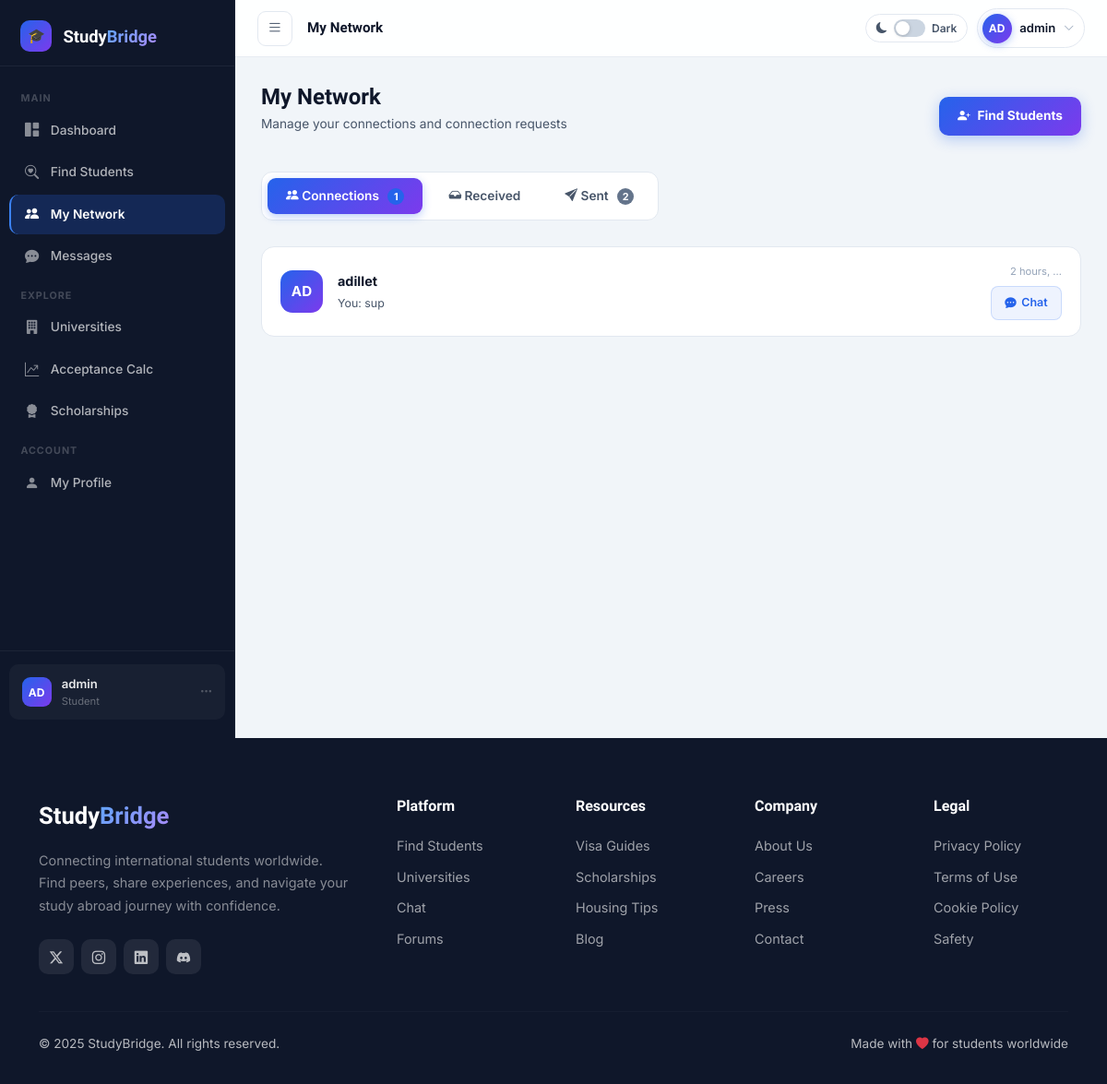
/connections/ (signed in), run on the app's committed database.
### accounts/models.py (models this page shows, shortened)
class User(AbstractUser):
    STUDY_LEVEL_CHOICES = [
        ('bachelor', "Bachelor's Degree"),
        ('master', "Master's Degree"),
        ('phd', 'PhD'),
        ('exchange', 'Exchange Student'),
        ('language', 'Language Course'),
    ]
    YEAR_CHOICES = [
        ('1', '1st Year'),
        ('2', '2nd Year'),
        ('3', '3rd Year'),
        ('4', '4th Year'),
        ('5', '5th Year+'),
        ('grad', 'Graduate'),
    ]
    email = models.EmailField(unique=True)
    full_name = models.CharField(max_length=150, blank=True)
    country_of_origin = models.CharField(max_length=100, blank=True)
    current_country = models.CharField(max_length=100, blank=True)
    university = models.CharField(max_length=200, blank=True)
    study_level = models.CharField(max_length=20, choices=STUDY_LEVEL_CHOICES, blank=True)
    year_of_study = models.CharField(max_length=10, choices=YEAR_CHOICES, blank=True)
    field_of_study = models.CharField(max_length=150, blank=True)
    bio = models.TextField(max_length=500, blank=True)
    avatar = models.ImageField(upload_to='avatars/', null=True, blank=True)
    is_verified = models.BooleanField(default=False)
    created_at = models.DateTimeField(auto_now_add=True)
    USERNAME_FIELD = 'email'
    REQUIRED_FIELDS = ['username']
    def get_display_name(self):
        return self.full_name or self.username
    def get_initials(self):
        name = self.get_display_name()
        parts = name.split()
        if len(parts) >= 2:
            return (parts[0][0] + parts[1][0]).upper()
        return name[:2].upper()

class Message(models.Model):
    sender = models.ForeignKey(User, on_delete=models.CASCADE, related_name='sent_messages')
    receiver = models.ForeignKey(User, on_delete=models.CASCADE, related_name='received_messages')
    content = models.TextField(max_length=2000)
    timestamp = models.DateTimeField(auto_now_add=True)
    is_read = models.BooleanField(default=False)
    class Meta:
        ordering = ['timestamp']

### accounts/views.py (the view)
# urls.py: path('connections/', av.connections_view, name='connections'),
@login_required
def connections_view(request):
    accepted_qs = ConnectionRequest.objects.filter(
        Q(from_user=request.user) | Q(to_user=request.user),
        status='accepted'
    ).select_related('from_user', 'to_user')
    connections = []
    for conn in accepted_qs:
        other = conn.to_user if conn.from_user == request.user else conn.from_user
        last_msg = Message.objects.filter(
            Q(sender=request.user, receiver=other) |
            Q(sender=other, receiver=request.user)
        ).order_by('-timestamp').first()
        unread = Message.objects.filter(sender=other, receiver=request.user, is_read=False).count()
        connections.append({'user': other, 'connection': conn, 'last_message': last_msg, 'unread': unread})
    pending_received = ConnectionRequest.objects.filter(
        to_user=request.user, status='pending'
    ).select_related('from_user')
    pending_sent = ConnectionRequest.objects.filter(
        from_user=request.user, status='pending'
    ).select_related('to_user')
    return render(request, 'students/connections.html', {
        'connections': connections,
        'pending_received': pending_received,
        'pending_sent': pending_sent,
        'active_page': 'connections',
        'page_title': 'My Network',
    })

### accounts/context_processors.py (called while the page is built)
def dashboard_context(request):
    if request.user.is_authenticated:
        pending_count = ConnectionRequest.objects.filter(
            to_user=request.user, status='pending'
        ).count()
        unread_count = Message.objects.filter(
            receiver=request.user, is_read=False
        ).count()
        return {
            'pending_requests_count': pending_count,
            'unread_messages_count': unread_count,
        }
    return {'pending_requests_count': 0, 'unread_messages_count': 0}

### templates/students/connections.html (shortened to what this page needs)
{% extends 'dashboard_base.html' %}
{% block main_content %}
<div style="display:flex;align-items:center;justify-content:space-between;margin-bottom:1.5rem;flex-wrap:wrap;gap:1rem;">
  <div>
    <h1 style="font-size:1.5rem;font-weight:800;color:var(--db-text);margin-bottom:.25rem;">My Network</h1>
    <p style="font-size:.855rem;color:var(--db-text-2);">Manage your connections and connection requests</p>
  </div>
  <a href="{% url 'find_students' %}" style="display:flex;align-items:center;gap:.5rem;padding:.65rem 1.25rem;border-radius:10px;background:var(--gradient-primary);color:#fff;text-decoration:none;font-size:.855rem;font-weight:700;box-shadow:0 4px 15px rgba(37,99,235,.3);">
    <i class="bi bi-person-plus-fill"></i> Find Students
  </a>
</div>
<div class="net-tabs">
  <button class="net-tab active" onclick="switchTab('connections', this)">
    <i class="bi bi-people-fill"></i> Connections
    {% if connections %}<span class="tab-badge" style="background:var(--primary);">{{ connections|length }}</span>{% endif %}
  </button>
  <button class="net-tab" onclick="switchTab('received', this)">
    <i class="bi bi-inbox-fill"></i> Received
  </button>
  <button class="net-tab" onclick="switchTab('sent', this)">
    <i class="bi bi-send-fill"></i> Sent
    {% if pending_sent %}<span class="tab-badge" style="background:#64748b;">{{ pending_sent|length }}</span>{% endif %}
  </button>
</div>
<div class="tab-panel active" id="tab-connections">
  {% if connections %}
    {% for item in connections %}
    <div class="connection-card" onclick="window.location='/students/{{ item.user.username }}/'">
      <div class="conn-avatar">{{ item.user.get_initials }}</div>
      <div class="conn-info">
        <div class="conn-name">{{ item.user.get_display_name }}</div>
        <div class="conn-last-msg">
          {% if item.last_message %}
            {% if item.last_message.sender == user %}You: {% endif %}{{ item.last_message.content|truncatechars:50 }}
          {% else %}
            {% if item.user.university %}{{ item.user.university }} · {% endif %}No messages yet
          {% endif %}
        </div>
      </div>
      <div class="conn-right">
        {% if item.last_message %}<div class="conn-time">{{ item.last_message.timestamp|timesince|truncatewords:2 }}</div>{% endif %}
        <a href="{% url 'chat' item.user.username %}" class="conn-chat-btn" onclick="event.stopPropagation()">
          <i class="bi bi-chat-dots-fill"></i> Chat
        </a>
      </div>
    </div>
    {% endfor %}
  {% endif %}
</div>
{% endblock %}

### templates/dashboard_base.html (shortened to what this page needs)
{% extends 'base.html' %}
{% block content %}
<aside class="sidebar" id="sidebar">
  <a href="{% url 'landing' %}" class="sidebar-logo">
    <div class="sidebar-logo-icon">🎓</div>
    <div class="sidebar-logo-text">Study<span>Bridge</span></div>
  </a>
  <nav class="sidebar-nav">
    <div class="sidebar-section-label">Main</div>
    <a href="{% url 'dashboard' %}" class="sidebar-link {% if active_page == 'dashboard' %}active{% endif %}">
      <i class="bi bi-grid-1x2-fill"></i> Dashboard
    </a>
    <a href="{% url 'find_students' %}" class="sidebar-link {% if active_page == 'find_students' %}active{% endif %}">
      <i class="bi bi-search-heart"></i> Find Students
    </a>
    <a href="{% url 'connections' %}" class="sidebar-link {% if active_page == 'connections' %}active{% endif %}">
      <i class="bi bi-people-fill"></i> My Network
    </a>
    <a href="{% url 'messages_inbox' %}" class="sidebar-link {% if active_page == 'messages' %}active{% endif %}">
      <i class="bi bi-chat-dots-fill"></i> Messages
    </a>
    <div class="sidebar-section-label">Explore</div>
    <a href="{% url 'universities' %}" class="sidebar-link {% if active_page == 'universities' %}active{% endif %}"><i class="bi bi-building-fill"></i> Universities</a>
    <a href="{% url 'calculator' %}" class="sidebar-link {% if active_page == 'calculator' %}active{% endif %}"><i class="bi bi-graph-up-arrow"></i> Acceptance Calc</a>
    <a href="{% url 'scholarships' %}" class="sidebar-link {% if active_page == 'scholarships' %}active{% endif %}"><i class="bi bi-award-fill"></i> Scholarships</a>
    <div class="sidebar-section-label">Account</div>
    <a href="{% url 'edit_profile' %}" class="sidebar-link {% if active_page == 'profile' %}active{% endif %}"><i class="bi bi-person-fill"></i> My Profile</a>
  </nav>
  <div class="sidebar-footer">
    <div class="sidebar-user-mini" onclick="toggleDropdown()">
      <div class="s-avatar">{{ user.get_initials }}</div>
      <div style="flex:1;min-width:0;">
        <div class="sidebar-user-name">{{ user.get_display_name }}</div>
        <div class="sidebar-user-role">Student</div>
      </div>
      <i class="bi bi-three-dots" style="color:rgba(255,255,255,.25);font-size:.85rem;"></i>
    </div>
  </div>
</aside>
<div class="main-wrapper" id="mainWrapper">
  <header class="db-header">
    <button class="burger-btn" onclick="toggleSidebar()">
      <i class="bi bi-list" id="burgerIcon"></i>
    </button>
    <div class="header-title" id="pageTitle">{% block page_title %}{{ page_title }}{% endblock %}</div>
    <div class="header-right">
      <div class="mode-toggle" onclick="toggleDarkMode()">
        <i class="bi bi-moon-fill" style="font-size:.75rem;color:var(--db-text-2);" id="modeIcon"></i>
        <div class="toggle-sw" id="modeSw"><div class="toggle-knob"></div></div>
        <span class="mode-lbl" id="modeLbl">Dark</span>
      </div>
      <div style="position:relative;">
        <div class="avatar-btn" id="avatarBtn" onclick="toggleDropdown()">
          <div class="av-circle">{{ user.get_initials }}</div>
          <span class="av-name">{{ user.get_display_name }}</span>
          <i class="bi bi-chevron-down av-chevron"></i>
        </div>
      </div>
    </div>
  </header>
  <main class="main-content">
    {% block main_content %}{% endblock %}
  </main>
</div>
{% endblock %}

### templates/base.html (style rules this page uses)
:root { --primary: #2563eb; --primary-dark: #1d4ed8; --primary-light: #3b82f6; --secondary: #7c3aed; --accent: #06b6d4; --success: #10b981; --dark: #0f172a; --dark-secondary: #1e293b; --gray: #64748b; --light-gray: #f1f5f9; --border: #e2e8f0; --white: #ffffff; --gradient-primary: linear-gradient(135deg, #2563eb 0%, #7c3aed 100%); --gradient-hero: linear-gradient(135deg, #0f172a 0%, #1e3a5f 50%, #1e1b4b 100%); --shadow-sm: 0 1px 3px rgba(0,0,0,.08), 0 1px 2px rgba(0,0,0,.06); --shadow-md: 0 4px 16px rgba(0,0,0,.10), 0 2px 6px rgba(0,0,0,.06); --shadow-lg: 0 10px 40px rgba(0,0,0,.15), 0 4px 12px rgba(0,0,0,.08); --shadow-xl: 0 20px 60px rgba(0,0,0,.20); --radius: 12px; --radius-lg: 20px; --radius-xl: 28px; }
* { box-sizing: border-box; }
body { font-family: 'Inter', sans-serif; color: var(--dark); background: var(--white); line-height: 1.6; -webkit-font-smoothing: antialiased; }
h1, h2, h3, h4, h5, h6 { font-family: 'Plus Jakarta Sans', sans-serif; font-weight: 700; line-height: 1.25; }

### templates/students/connections.html (style rules this page uses)
.net-tabs { display: flex; gap: .5rem; margin-bottom: 1.75rem; background: var(--db-surface); border: 1px solid var(--db-border); border-radius: 12px; padding: .375rem; width: fit-content; }
.net-tab { padding: .55rem 1.25rem; border-radius: 9px; font-size: .855rem; font-weight: 600; cursor: pointer; transition: all .2s; color: var(--db-text-2); border: none; background: none; font-family: 'Inter',sans-serif; }
.net-tab.active { background: var(--gradient-primary); color: #fff; box-shadow: 0 3px 10px rgba(37,99,235,.3); }
.tab-badge { display: inline-flex; align-items: center; justify-content: center; background: #ef4444; color: #fff; border-radius: 50px; font-size: .68rem; font-weight: 700; min-width: 18px; height: 18px; padding: 0 .35rem; margin-left: .375rem; }
.connection-card { background: var(--db-surface); border: 1px solid var(--db-border); border-radius: 14px; padding: 1.1rem 1.25rem; display: flex; align-items: center; gap: 1rem; margin-bottom: .75rem; transition: all .2s; text-decoration: none; cursor: pointer; }
.conn-avatar { width: 46px; height: 46px; border-radius: 13px; background: var(--gradient-primary); display: flex; align-items: center; justify-content: center; font-size: .95rem; font-weight: 700; color: #fff; flex-shrink: 0; }
.conn-info { flex: 1; min-width: 0; }
.conn-name { font-size: .9rem; font-weight: 700; color: var(--db-text); margin-bottom: .2rem; }
.conn-last-msg { font-size: .775rem; color: var(--db-text-2); white-space: nowrap; overflow: hidden; text-overflow: ellipsis; }
.conn-right { display: flex; flex-direction: column; align-items: flex-end; gap: .4rem; flex-shrink: 0; }
.conn-time { font-size: .7rem; color: var(--db-text-3); }
.conn-chat-btn { display: flex; align-items: center; gap: .35rem; padding: .45rem .9rem; border-radius: 8px; background: rgba(37,99,235,.08); border: 1px solid rgba(37,99,235,.18); color: var(--primary); font-size: .78rem; font-weight: 600; text-decoration: none; transition: all .15s; white-space: nowrap; }
.tab-panel { display: none; }
.tab-panel.active { display: block; }

### data on the page
User: get_initials "AD", get_display_name "admin"
User: user.get_initials "AD", user.get_display_name "adillet", last_message.content "sup", last_message.timestamp "2 hours, …"

### other printed values
{{ page_title }} "My Network"
{{ connections|length }} "1"
{{ pending_sent|length }} "2"
